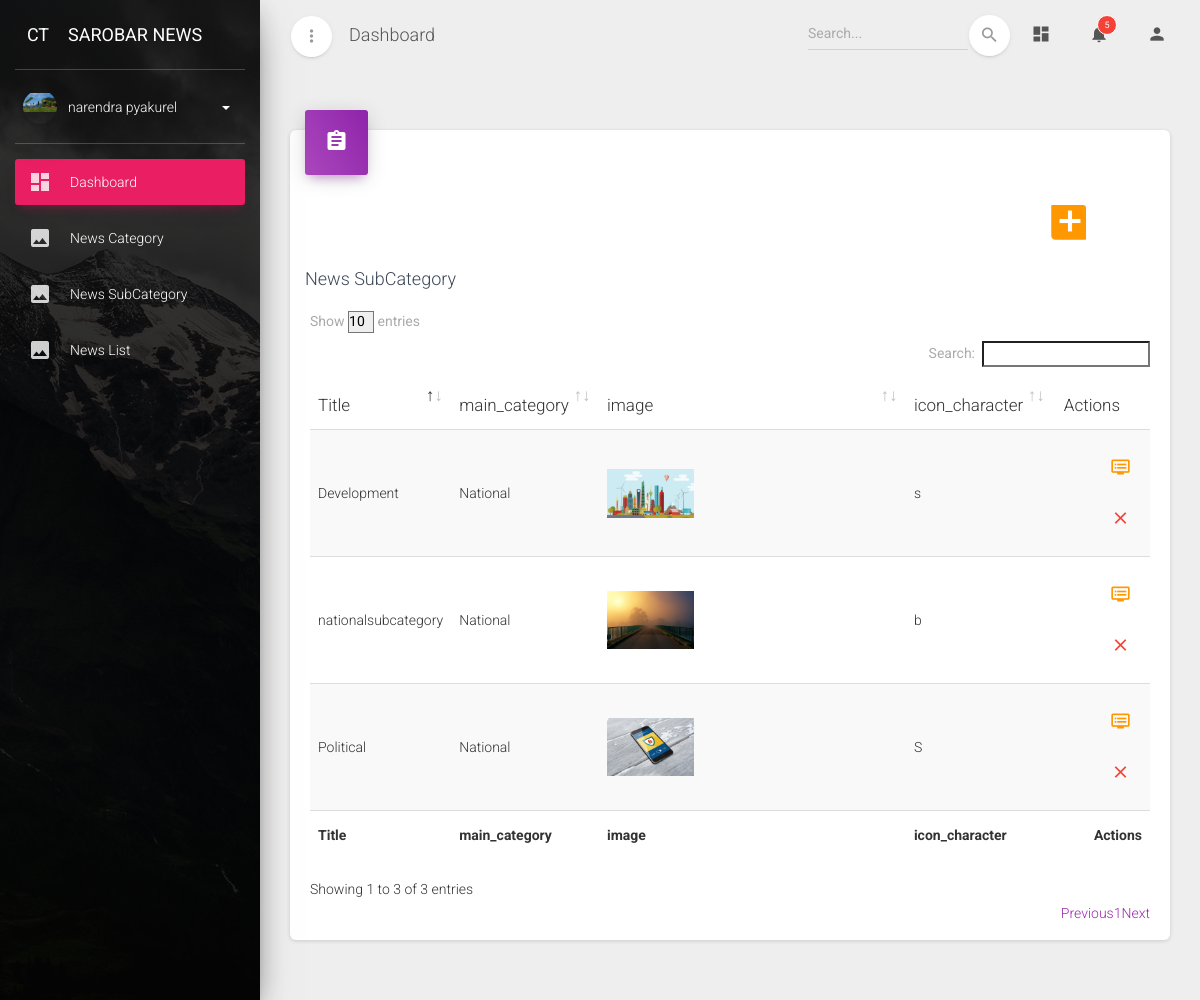
Page /editor/newssubcategorylist/ (signed in) on the committed database.
### newsapp/models.py (models this page shows, shortened)
class TimeStamp(models.Model):
    created_at = models.DateTimeField(auto_now_add=True)
    updated_at = models.DateTimeField(auto_now=True, auto_now_add=False)
    is_active = models.BooleanField(default=True)
    class Meta:
        abstract = True

class Editor(TimeStamp):
    user = models.OneToOneField(User, on_delete=models.CASCADE)
    full_name = models.CharField(max_length=500)
    contact_no = models.CharField(max_length=500)
    address = models.CharField(max_length=500)
    email = models.EmailField(null=True, blank=True)
    image = models.ImageField(
        upload_to='team/editor/', blank=True, null=True)
    about = models.TextField(blank=True, null=True)

class NewsSubCategory(TimeStamp):
    title = models.CharField(max_length=500)
    slug = models.SlugField(unique=True, null=True, blank=True)
    main_category = models.ForeignKey(NewsCategory, on_delete=models.CASCADE)
    image = models.ImageField(upload_to="news/sub_category" )
    icon_character = models.CharField(max_length=500, null=True, blank=True)

class NewsCategory(TimeStamp):
    title = models.CharField(max_length=500)
    slug = models.SlugField(unique=True, null=True, blank=True)
    image = models.ImageField(
        upload_to="news/main_category", null=True, blank=True)
    icon_character = models.CharField(max_length=500, null=True, blank=True)
    root = models.ForeignKey(
        'self', on_delete=models.SET_NULL, null=True, blank=True)
    def __str__(self):
        return self.title

### newsapp/views.py (the view)
class EditorNewsSubCategoryList(EditorRequiredMixin, ListView):
    template_name = 'admintemplates/editornewssubcategorylist.html'
    model = NewsSubCategory
    context_object_name = 'newssubcategorylist'

### newsapp/views.py (called while the page is built)
    def dispatch(self, request, *args, **kwargs):
        user = request.user
        if user.is_authenticated and user.groups.filter(name="Editor").exists():
            pass
        else:
            return redirect("/login/")
        return super().dispatch(request, *args, **kwargs)

### templates/admintemplates/editornewssubcategorylist.html (shortened to what this page needs)
  {% extends 'admintemplates/editorbase.html' %}
  {% load static %}
  {% block content %}
  <div class="content">
    <div class="container-fluid">
      <div class="row">
        <div class="col-md-12">
          <div class="card">
            <div class="card-header card-header-primary card-header-icon">
              <div class="card-icon">
                <i class="material-icons">assignment</i>
              </div>
              <a href="{% url 'newsapp:newssubcategoryadd'%}" class="btn btn-link btn-warning btn-just-icon edit" style ='margin-left:87%; margin-top:30px; margin-right: 2px;'><i class="material-icons" style="font-size:50px;">add_box</i></a>
              <h4 class="card-title">News SubCategory</h4>
            </div>
            <div class="card-body">
             <div class="material-datatables">
              <table id="datatables" class="table table-striped table-no-bordered table-hover" cellspacing="0"style="width:100%">
                <thead>
                  <tr>
                    <th>Title</th>
                    <th>main_category</th>
                    <th>image</th>
                    <th>icon_character</th>
                    <th class="disabled-sorting text-right">Actions</th>
                  </tr>
                </thead>
                <tfoot>
                  <tr>
                    <th>Title</th>
                    <th>main_category</th>
                    <th>image</th>
                    <th>icon_character</th>
                    <th class="text-right">Actions</th>
                  </tr>
                </tfoot>
                <tbody>
                 {% for newssubcategory in newssubcategorylist %}
                 <tr>
                  <td>{{newssubcategory.title}}</td>
                  <td>{{newssubcategory.main_category}}</td>
                  <td>{% if newssubcategory.image %}<img src="{{newssubcategory.image.url}}" class="img-responsive" style="width:30%">
                    {% else %}
                    no image
                    {% endif %}
                  </td>
                  <td>{{newssubcategory.icon_character}}</td>
                  <td class="text-right">
                    <a href="{% url 'newsapp:newssubcategoryupdate' newssubcategory.pk %}" class="btn btn-link btn-warning btn-just-icon edit"><i class="material-icons">dvr</i></a>
                    <a data-remote="{% url 'newsapp:newssubcategorydelete' newssubcategory.pk %}" href="{% url 'newsapp:newssubcategorydelete' newssubcategory.pk %}"class="btn btn-link btn-danger btn-just-icon remove" data-toggle="modal" data-target="#myModal" >
                      <i class="material-icons">close</i></a>
                 </div>
             {% endfor %}
       </div>
     </div>
   </div>
 </div>
</div>
</div>
{% endblock %}

### templates/admintemplates/editorbase.html (shortened to what this page needs)
{% load static %}
<!DOCTYPE html>
<html lang="en">
<head>
  <link rel="stylesheet" href="{% static 'adminstatic/css/font-awesome.min.css' %}">
  <link href="{% static 'adminstatic/css/marigold-dashboard.min.css' %}" rel="stylesheet" />
  <link href="{% static 'adminstatic/demo/demo.css' %}" rel="stylesheet" />
</head>
<body class="">
  <div class="wrapper ">
    <div class="sidebar" data-color="rose" data-background-color="black" data-image="{% static 'adminstatic/img/sidebar-1.jpg' %}">
      <div class="logo">
        <a href="" class="simple-text logo-mini">
          CT
        </a>
        <a href="" class="simple-text logo-normal">
          Sarobar News
        </a>
      </div>
      <div class="sidebar-wrapper">
        <div class="user">
          <div class="photo">
            {% if user.editor.image %}
            <img src="{{ user.editor.image.url }}"  />
            {% else %}
            no image
            {% endif %}
          </div>
          <div class="user-info">
            <a data-toggle="collapse" href="#collapseExample" class="username">
              <span>
                {{user.editor.full_name}}
                <b class="caret"></b>
              </span>
            </a>
          </div>
        </div>
        <ul class="nav">
          <li class="nav-item active ">
            <a class="nav-link" href="{% url 'newsapp:editorhome' %}">
              <i class="material-icons">dashboard</i>
              <p> Dashboard </p>
            </a>
          </li>
          <li class="nav-item ">
            <a class="nav-link" href="{% url 'newsapp:newscategory' %}">
              <i class="material-icons">image</i>
              <p> News Category </p>
            </a>
          </li>
          <li class="nav-item ">
            <a class="nav-link" href="{% url 'newsapp:newssubcategorylist' %}">
              <i class="material-icons">image</i>
              <p> News SubCategory </p>
            </a>
          </li>
          <li class="nav-item ">
            <a class="nav-link" href="{% url 'newsapp:newslist' %}">
              <i class="material-icons">image</i>
              <p> News List </p>
            </a>
          </li>
        </ul>
      </div>
    </div>
    <div class="main-panel">
      <nav class="navbar navbar-expand-lg navbar-transparent navbar-absolute fixed-top ">
        <div class="container-fluid">
          <div class="navbar-wrapper">
            <div class="navbar-minimize">
              <button id="minimizeSidebar" class="btn btn-just-icon btn-white btn-fab btn-round">
                <i class="material-icons text_align-center visible-on-sidebar-regular">more_vert</i>
              </button>
            </div>
            <a class="navbar-brand" href="#pablo">Dashboard</a>
          </div>
          <div class="collapse navbar-collapse justify-content-end">
            <form class="navbar-form">
              <div class="input-group no-border">
                <input type="text" value="" class="form-control" placeholder="Search...">
                <button type="submit" class="btn btn-white btn-round btn-just-icon">
                  <i class="material-icons">search</i>
                  <div class="ripple-container"></div>
                </button>
              </div>
            </form>
            <ul class="navbar-nav">
              <li class="nav-item">
                <a class="nav-link" href="#pablo">
                  <i class="material-icons">dashboard</i>
                </a>
              </li>
              <li class="nav-item dropdown">
                <a class="nav-link" href="http://example.com/" id="navbarDropdownMenuLink" data-toggle="dropdown" aria-haspopup="true" aria-expanded="false">
                  <i class="material-icons">notifications</i>
                  <span class="notification">5</span>
                </a>
              </li>
              <li class="nav-item dropdown">
                <a class="nav-link" href="#pablo" id="navbarDropdownProfile" data-toggle="dropdown" aria-haspopup="true" aria-expanded="false">
                  <i class="material-icons">person</i>
                </a>
              </li>
            </ul>
          </div>
        </div>
      </nav>
      {% block content %}
      {% endblock %}
            </body>
            </html>

### rows in the picture
NewsSubCategory: title "Political", main_category "National", image (picture), icon_character "S"
NewsSubCategory: title "Development", main_category "National", image (picture), icon_character "s"
NewsSubCategory: title "nationalsubcategory", main_category "National", image (picture), icon_character "b"

### other values in the picture
{{ user.editor.full_name }} "narendra pyakurel"
